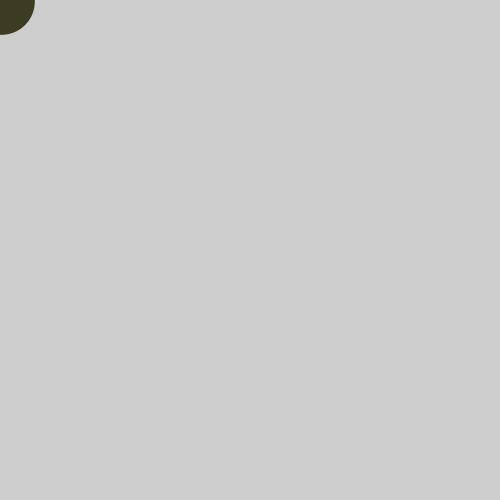
Frame 1 (no input)
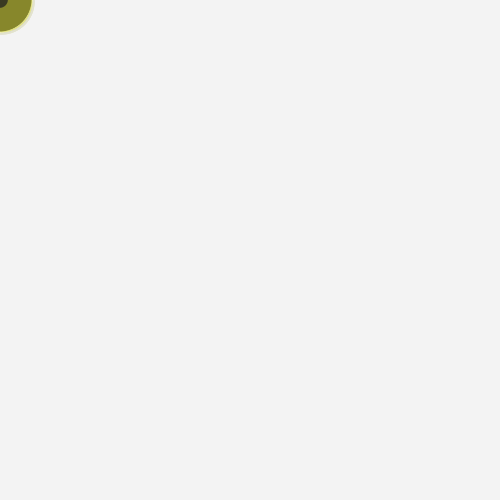
Frame 60 (the mouse pressed at the canvas centre just before this capture)
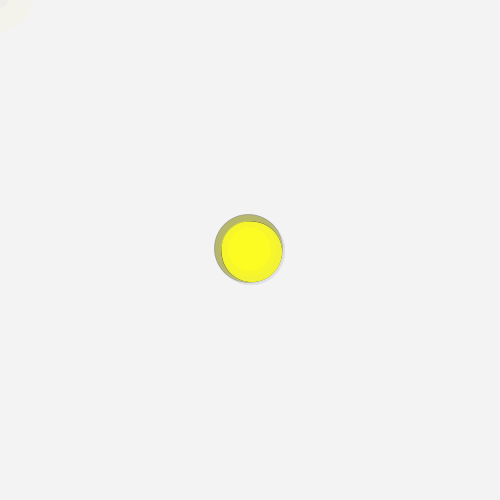
Frame 120 (the mouse held since frame 60 and released just before this capture)

The Processing sketch that drew these frames (run headless with seeded random() and noise(); from frame 60 on, the mouse is pressed at the canvas centre):

// Processing sketch: processing_10915
// ── processing_10915.pde

void setup() {
  
  size(500, 500);
  smooth();
  frameRate(15);
}

void draw() {
  
  noStroke();
  fill(255, 10);
  rect(0, 0, width, height);
  circle();
  
}

void circle()  {
  
  float x = random(0, 500);
  float y = random(100, 400);
  float dia = random(5, 70);
  float in = random(255);
  float ease = random(-2, 2);
  float easey = random(-10, 10);
  fill(in, in, 34, 255);
  ellipse(mouseX + ease, mouseY + ease, dia, dia);
  
}
